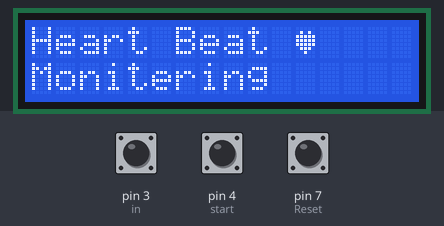
This sketch was run on a simulated Arduino Uno, built with avr-gcc and run on an emulated ATmega328P. Parts: 16×2 character LCD. The inputs (shaded band) are chosen by the test bench; at power-on: pin 4 (start) HIGH, pin 3 (in) LOW, pin 7 (Reset) HIGH.

Above: at 2.2 s.
2.3 s: pin 4 (start) pulled LOW for 0.15 s
At 2.7 s:
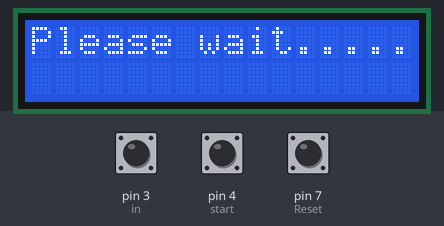
3.9 s: pin 3 (in) pulsed HIGH 5 times (0.12 s each, 0.3 s apart)
At 5.7 s:
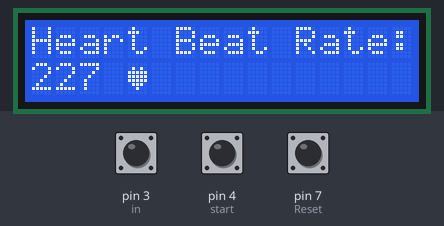
6.9 s: pin 7 (Reset) pulled LOW for 0.15 s
At 7.4 s:
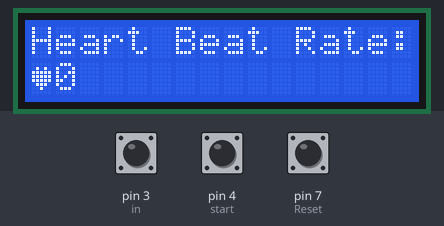
8.5 s: pin 4 (start) pulled LOW for 1 s
At 9.8 s:
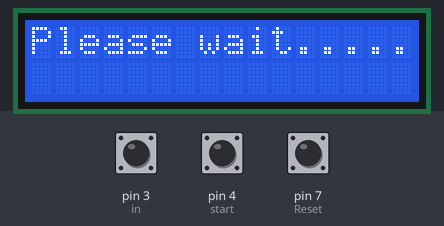
Timing chart, 0 to 11.5 s (numbered marks = the images above; inputs shaded):
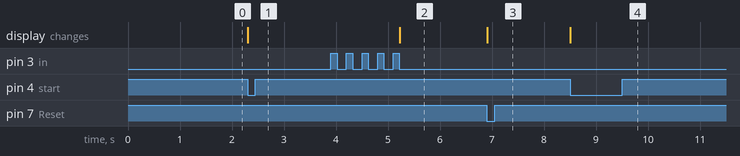

The sketch:

cardiacolcd.ino
```cpp
#include<LiquidCrystal.h>                                            // including the lcd library

const int rs = 8, en = 9, d4 = 13 , d5 = 12, d6 = 11, d7 = 10;
LiquidCrystal lcd(rs, en, d4, d5, d6, d7);

int in = 3;                                                      // declaring pin 8 for sensor output
 int Reset=7;                                                   // declaring pin 6 for push button
 int start=4;                                                    // declaring pin 7 for other push button
 int count=0,i=0,k=0,rate=0;                                         // initializing other variables

unsigned long time2,time1;
 unsigned long time;

byte heart[8] =
 {
   0b00000,
   0b01010,
   0b11111,
   0b11111,
   0b11111,
   0b01110,
   0b00100,
   0b00000
 };

void setup ( )
 {
   lcd.createChar(1, heart);
   lcd.begin(16,2);                                               // starting the lcd

   lcd.print("Heart Beat ");                              // printing heart beat on the display
   lcd.write(1);
   lcd.setCursor(0,1);                                         // setting the cursor from start
   lcd.print("Monitering");                              // printing monitoring on the display
 // initializing the pins as input pins

pinMode(in, INPUT);
   pinMode(Reset, INPUT);
   pinMode(start, INPUT);

// setting the push buttons state as high
   digitalWrite(Reset, HIGH);
   digitalWrite(start, HIGH);
   delay(1000);                                     // giving a delay
 }

void loop()
 {
   if(!(digitalRead(start)))                       // checking if the start button is pressed or not
   {
     k=0;
     lcd.clear();
     lcd.print("Please wait.......");              // displaying the please wait on the lcd
     while(k<5)                                     // applying another condition
     {
      if(digitalRead(in))                         // reading from the sensor
      {
       if(k==0)
       time1=millis();
       k++;
       while(digitalRead(in));
      }
     }
       // applying the formula for calculating the heart beat

      time2=millis();
       rate=time2-time1;
       rate=rate/5;
       rate=60000/rate;
       lcd.clear();                                       // clearing the lcd
       lcd.print("Heart Beat Rate:");                    // printing heart beat rate on display
       lcd.setCursor(0,1);                            // setting the cursor at start
       lcd.print(rate);                            // printing the heart beat on the display
       lcd.print(" ");
       lcd.write(1);
       k=0;
       rate=0;
     }
   if(!digitalRead(Reset))                         // checking if reset button is pressed or not
   {
     rate=0;
      lcd.clear();                              // clearing the lcd
       lcd.print("Heart Beat Rate:");          // printing heart beat rate on display
       lcd.setCursor(0,1);                    // setting the cursor at start
       lcd.write(1);
       lcd.print(rate);                       // printing the heart beat on the display
       k=0;
   }
 }
```

Measured:
- after the input at 2.3 s, the display: changes at once (image 1)
- after the input at 3.9 s, the display: changes after 1.3 s (image 2)
- after the input at 6.9 s, the display: changes at once (image 3)
- after the input at 8.5 s, the display: changes at once (image 4)
